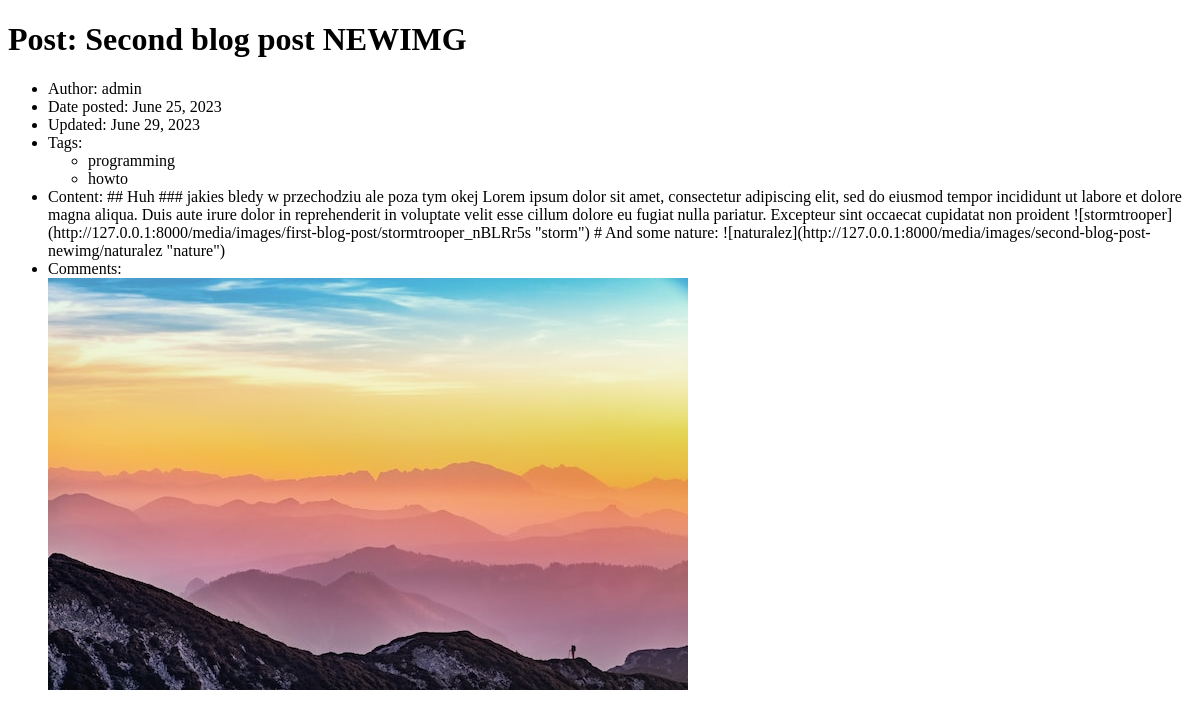
The app's page /blog/posts/27, older data.
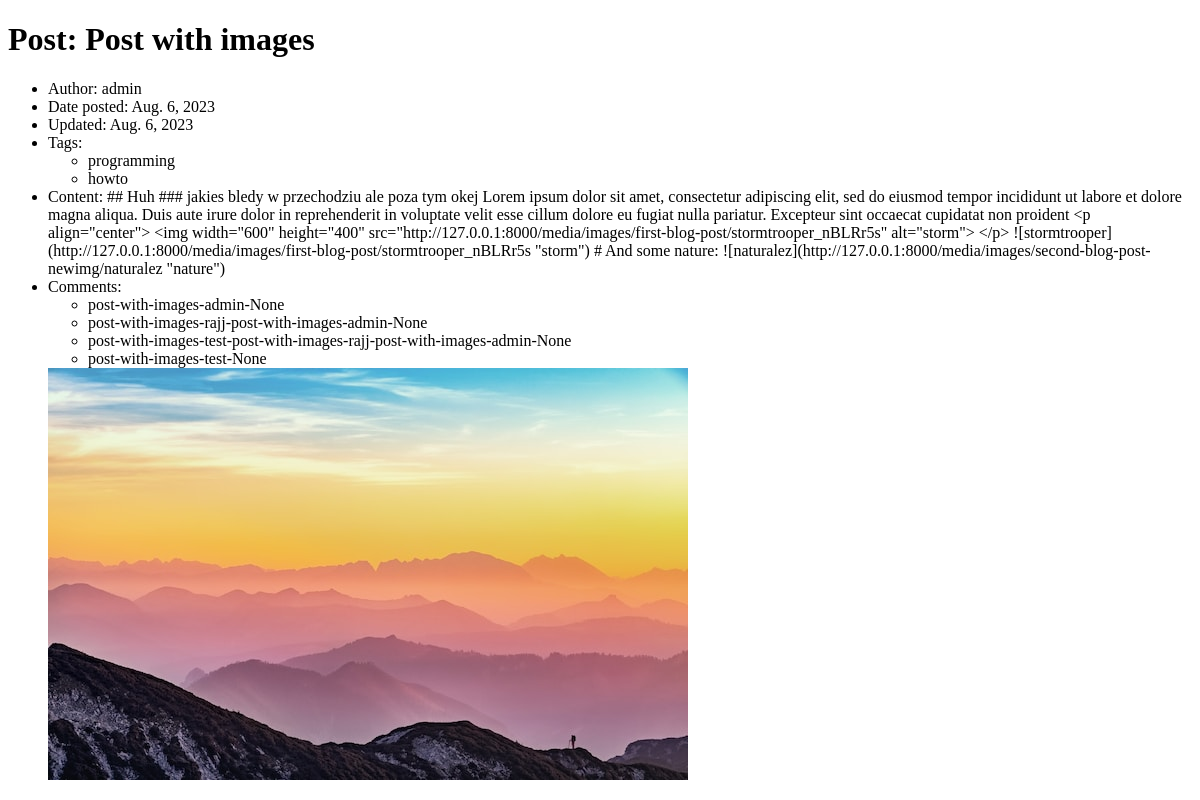
The same page, newer data.
### blogapp/models.py (models this page shows, shortened)
class Post(models.Model):
    title = models.CharField(max_length=200)
    author = models.ForeignKey(User,
                                on_delete=models.CASCADE,
                                related_name="posts")
    date_posted = models.DateField()
    date_updated = models.DateField(auto_now=True, blank=True)
    tags = models.ManyToManyField(Tag, related_name="posts")
    content = models.TextField()
    img = models.ImageField(null=True, blank=True, upload_to=upload_to_cover)
    views = models.IntegerField(default=0, blank=True)
    likes = models.IntegerField(default=0, blank=True)
    slug = models.SlugField(null=False, unique=True, default='temp')

class User(models.Model):
    username = models.CharField(max_length=50)
    name = models.CharField(max_length=50)
    password = models.CharField(max_length=50)
    mail = models.EmailField(max_length=100)
    bio = models.CharField(max_length=500)
    avatar = models.ImageField(null=True, blank=True, upload_to=upload_to_avatar)
    slug = models.SlugField(null=False, unique=True, default='temp')
    liked_posts = models.ManyToManyField('Post', related_name="liked_by", blank=True)
    liked_comments = models.ManyToManyField('Comment', related_name='liked_by', blank=True)
    def __str__(self):
        return self.username

class Tag(models.Model):
    name = models.CharField(max_length=25)
    description = models.CharField(max_length=500)
    slug = models.SlugField(null=False, unique=True, default='temp')
    def __str__(self):
        return self.name

class Comment(models.Model):
    content = models.TextField(max_length=500)
    author = models.ForeignKey(User,
                             on_delete=models.CASCADE,
                             related_name="comments")
    post = models.ForeignKey(Post,
                             on_delete=models.CASCADE,
                             related_name="comments")
    date_posted = models.DateField(auto_now_add=True)
    date_updated = models.DateField(auto_now=True)
    slug = models.SlugField(null=False, unique=True, default="empty")
    parent = models.ForeignKey("self", null=True, blank=True, on_delete=models.CASCADE, related_name='replies')
    likes = models.IntegerField(default=0, blank=True)
    class Meta:
        ordering=['-date_posted']
    def __str__(self):
        return str(self.post.slug) + '-' + str(self.author.slug) + '-' + str(self.parent)

### blogapp/views.py (the view)
# urls.py: path("posts/<int:pk>", PostDetailView.as_view(), name="post_detail"),
class PostDetailView(DetailView):
    model = Post
    template_name = "blogapp/post_detail.html"

### blogapp/templates/blogapp/post_detail.html (shortened to what this page needs)
<!DOCTYPE html>
<html lang="en">
<head>
</head>
<body>
    <h1>Post: {{object.title}} </h1>
    <ul>
        <li>Author: {{object.author}}</li>
        <li>Date posted: {{object.date_posted}}</li>
        <li>Updated: {{object.date_updated}}</li>
        <li>Tags:
            <ul>
            {% for tag in object.tags.all %}
            <li>{{tag}}</li>
            {% endfor %}
            </ul>
        </li>
        <li>Content: {{object.content}}</li>
        <li>Comments:
            <ul>
                {% for comm in object.comments.all %}
                <li>{{comm}}</li>
                {% endfor %}
            </ul>
        </li>
        <img src="{{object.img}}" alt="Post banner photo">
    </ul>
</body>
</html>

Row changes from the older to the newer data that the page shows:
changed Post "admin": title "Second blog post NEWIMG" → "Post with images"; date_posted "June 25, 2023" → "Aug. 6, 2023"; date_updated "June 29, 2023" → "Aug. 6, 2023"; content "…occaecat cupidatat non proident ![stormtrooper](http://127.0.0.1:8000/media/images/first-blog-post/stormtrooper_nBLRr5s \"storm\") # And…" → "…occaecat cupidatat non proident <p align=\"center\"> <img width=\"600\" height=\"400\" src=\"http://127.0.0.1:8000/media/images/first-blog-post/stormtrooper_nBLRr5s\" alt=\"storm\"> </p> ![stormtrooper](http://127.0.0.1:8000/media/images/first-blog-post/stormtrooper_nBLRr5s \"storm\") # And…"
added Comment: post+author+parent "post-with-images-admin-None"
added Comment: post+author+parent "post-with-images-rajj-post-with-images-admin-None"
added Comment: post+author+parent "post-with-images-test-post-with-images-rajj-post-with-images-admin-None"
added Comment: post+author+parent "post-with-images-test-None"
